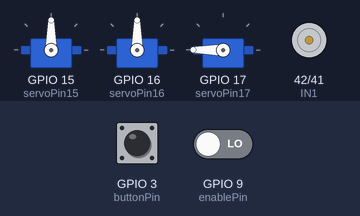
Simulated run of this sketch. Board: ESP32-S3. Shown: 3 × servo, motor-driver pin pairs drawn as motors (green arrow = first pin HIGH = forward, orange = second pin HIGH = backward, longer = more drive). The inputs (shaded band) are chosen by the test bench; at power-on: GPIO 9 (enablePin) LOW, GPIO 3 (buttonPin) LOW. At 31.5 s the program stops and its outputs stay as they are.

Above: at 1.8 s.
1.9 s: GPIO 9 (enablePin) driven HIGH
At 4.1 s:
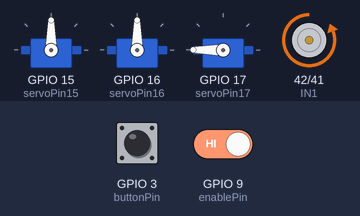
4.4 s: GPIO 3 (buttonPin) pulled HIGH for 3.2 s
At 8.6 s:
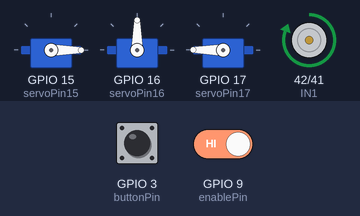
16.4 s: GPIO 3 (buttonPin) pulled HIGH for 3.2 s
At 19.8 s:
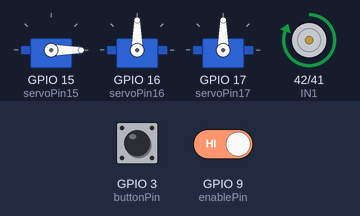
Timing chart, 0 to 32.0 s (numbered marks = the images above; inputs shaded):
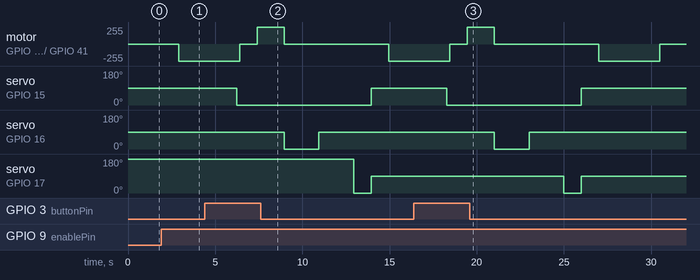

Measured:
- after the input at 1.9 s, motor on GPIO 42 (IN1) / GPIO 41 (IN2): stopped → backward 255/255 after 1.0 s
- after the input at 4.4 s, servo on GPIO 15 (servoPin15): 90° → 0° after 1.8 s, → 90° 7.7 s later; servo on GPIO 16 (servoPin16): 90° → 0° after 4.6 s, → 90° 2.0 s later; servo on GPIO 17 (servoPin17): 180° → 0° after 8.6 s, → 90° 1.0 s later
- after the input at 16.4 s, servo on GPIO 15 (servoPin15): 90° → 0° after 1.9 s, → 90° 7.7 s later; servo on GPIO 16 (servoPin16): 90° → 0° after 4.6 s, → 90° 2.0 s later; servo on GPIO 17 (servoPin17): 90° → 0° after 8.6 s, → 90° 1.0 s later

The sketch:

Launching_part_code.ino
```cpp
#include <ESP32Servo.h>

const int IN1 = 42;
const int IN2 = 41;
const int buttonPin = 3;
const int enablePin = 9;
const int servoPin15 = 15;
const int servoPin16 = 16;
const int servoPin17 = 17;

Servo servo15;
Servo servo16;
Servo servo17;

// Waits until pin stays HIGH for holdMs consecutively
bool waitForStableHigh(int pin, unsigned long holdMs) {
  unsigned long highStart = 0;

  while (true) {
    if (digitalRead(pin) == HIGH) {
      if (highStart == 0) {
        highStart = millis();
      }

      if (millis() - highStart >= holdMs) {
        return true;
      }
    } else {
      highStart = 0;
    }

    delay(10);
  }
}

void setup() {
  pinMode(IN1, OUTPUT);
  pinMode(IN2, OUTPUT);
  pinMode(buttonPin, INPUT);
  pinMode(enablePin, INPUT);

  servo15.setPeriodHertz(50);
  servo16.setPeriodHertz(50);
  servo17.setPeriodHertz(50);

  servo15.attach(servoPin15, 500, 2400);
  servo16.attach(servoPin16, 500, 2400);
  servo17.attach(servoPin17, 500, 2400);

  digitalWrite(IN1, LOW);
  digitalWrite(IN2, LOW);

  servo15.write(90);
  servo16.write(90);
  servo17.write(180);

  delay(1000);

  // Wait for enable pin to stay HIGH for at least 1 second
  waitForStableHigh(enablePin, 1000);


  for (int i = 0; i < 3; i++) {
    bool servoMoved = false;

    // arm goes down
    digitalWrite(IN1, LOW);
    digitalWrite(IN2, HIGH);

    unsigned long startTime = millis();

    while (millis() - startTime < 3500) {
      // servo15 can move only after 1.9 sec from start of motor down movement
      if ((millis() - startTime >= 3330) && digitalRead(buttonPin) == HIGH && !servoMoved) {
        servo15.write(0);
        servoMoved = true;
      }
    }

    digitalWrite(IN1, LOW);
    digitalWrite(IN2, LOW);

    if (servoMoved) {
      delay(1000);

      // reverse motor for 2 sec
      digitalWrite(IN1, HIGH);
      digitalWrite(IN2, LOW);
      delay(1550);

      digitalWrite(IN1, LOW);
      digitalWrite(IN2, LOW);

      servo16.write(0);
      delay(2000);

      servo16.write(90);
      delay(2000);

      servo17.write(0);
      delay(1000);
      servo17.write(90);

      servo15.write(90);
    }

    delay(1000);
  }

  while (1) {
  }
}

void loop() {
}
```
